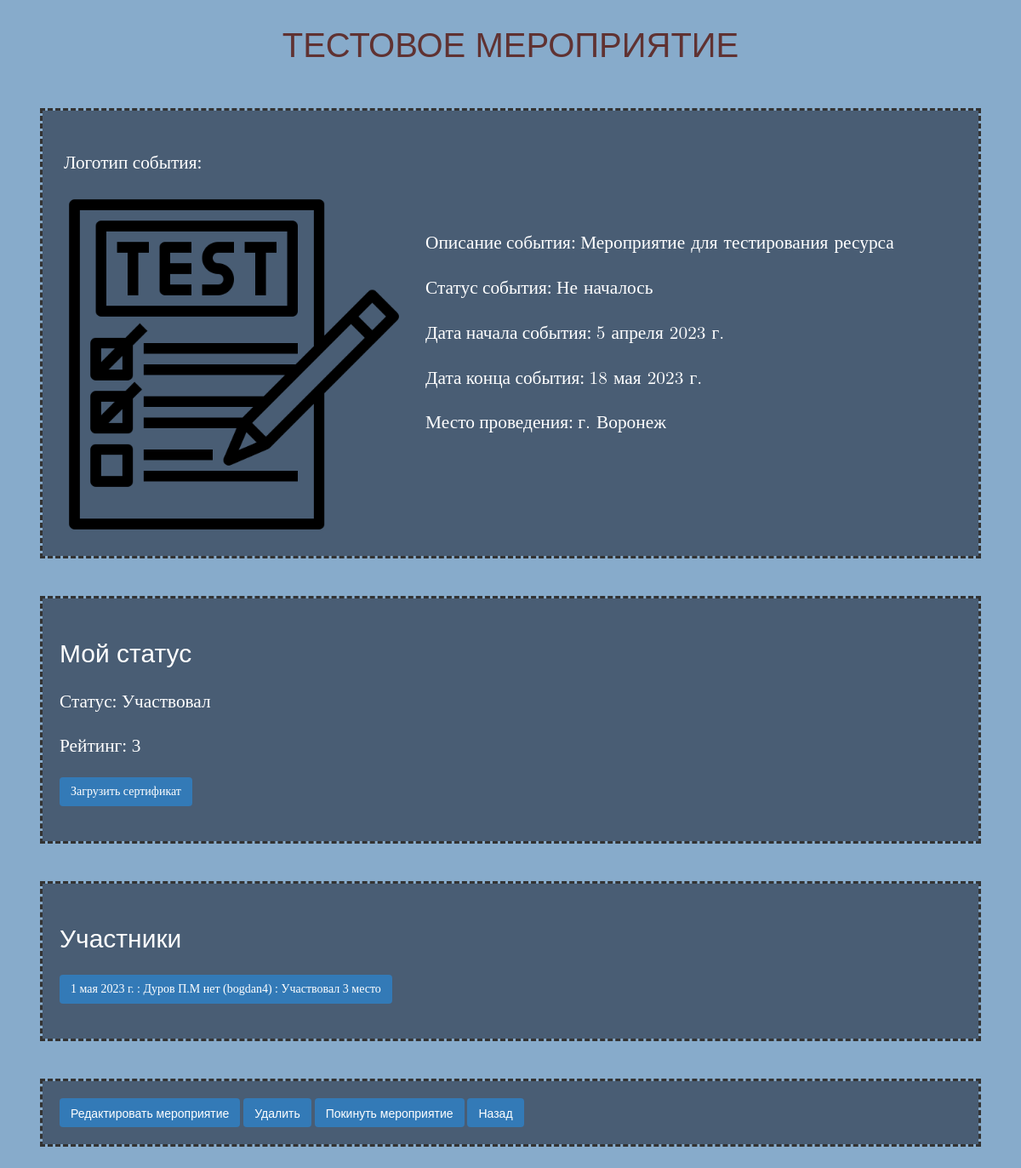
The app's page /event/1/ (signed in) with its own data.
### event/models.py (models this page shows, shortened)
class Event(models.Model):
    name = models.CharField(max_length=150, verbose_name='Название', help_text='Название мероприятия')
    description = models.TextField(null=True, blank=True, verbose_name='Описание', help_text='Описание мероприятия')
    logo = models.ImageField(null=True, blank=True, max_length=50, verbose_name='Логотип', help_text='Логотип мероприятия', upload_to='images/')
    status = models.ForeignKey(Status, on_delete=models.CASCADE, default=1, verbose_name='Статус', help_text='Статус мероприятия')
    data_start = models.DateField(verbose_name='Дата начала', help_text='Дата начала мероприятия')
    data_end = models.DateField(verbose_name='Дата конца', help_text='Дата конца мероприятия')
    city = models.CharField(max_length=80, verbose_name='Город', help_text='Город проведения мероприятия')
    user = models.ForeignKey(User, on_delete=models.CASCADE, blank=True, verbose_name='Создатель', help_text='Логин создателя')
    class Meta:
        verbose_name_plural = 'События'
        verbose_name = 'Событие'
        ordering = ['-status', '-data_start', '-data_end']

class Status(models.Model):
    name = models.CharField(max_length=50, verbose_name='Роль', help_text='Роль человека на мероприятии')
    def __str__(self):
        return self.name
    class Meta:
        verbose_name_plural = 'Статусы'
        verbose_name = 'Статус'

class UsersEvents(models.Model):
    event = models.ForeignKey(Event, on_delete=models.CASCADE, verbose_name='Событие в котором учавствует пользователь')
    users = models.ForeignKey(Users, on_delete=models.CASCADE, verbose_name='Пользователь', help_text='Логин пользователя')
    status = models.ForeignKey(UserStatus, on_delete=models.CASCADE, default=1, null=True, verbose_name='Статус участника')
    date_reg = models.DateField(default=timezone.now, verbose_name='Дата регистрации', help_text='Дата регистрации на меропрятии')
    link_certificate = models.FileField(null=True, blank=True, verbose_name='Сертификат', help_text='Сертификат участника мероприятия', upload_to='files/')
    rating = models.IntegerField(null=True, blank=True, verbose_name='Занимеемое место', help_text='Занимеемое место на мероприятии')
    class Meta:
        verbose_name_plural = 'События и участники'
        verbose_name = 'Событие и участник'
        ordering = ['-status', '-date_reg', '-rating']

class UserStatus(models.Model):
    name = models.CharField(max_length=50, verbose_name='Роль', help_text='Статус на мероприятии')
    def __str__(self):
        return self.name
    class Meta:
        verbose_name_plural = 'Статусы'
        verbose_name = 'Статус'

class Users(models.Model):
    MAN = 'M'
    WOMAN = 'W'
    AMERICAN = 'N'
    SEX = [
        (MAN, 'Мужской'),
        (WOMAN, 'Женский'),
        (AMERICAN, 'Средний'),
    ]
    user = models.OneToOneField(User, on_delete=models.CASCADE, verbose_name='Пользователь', help_text='Логин пользователя')
    second_name = models.CharField(null=True, blank=True, max_length=50, verbose_name='Отчество', help_text='Отчество пользователя')
    age = models.IntegerField(null=True, verbose_name='Возраст', help_text='Полных лет пользователя')
    city = models.CharField(max_length=50, verbose_name='Город', help_text='Город, в котором живет пользователь')
    sex = models.CharField(max_length=1, verbose_name='Пол', choices=SEX, default=MAN, help_text='Пол пользователя')
    class Meta:
        verbose_name_plural = 'Пользователи'
        verbose_name = 'Пользователь'
        ordering = ['-id']

### event/views.py (the view)
# urls.py: path('event/<int:event_id>/', by_event, name='by_event'),
@login_required
def by_event(request, event_id):
    events = Event.objects.all()
    current_event = Event.objects.get(pk=event_id)
    try:
        user_events = UsersEvents.objects.filter(event_id=event_id)
    except UsersEvents.DoesNotExist:
        user_events = None
    try:
        user_id = Users.objects.get(user_id=request.user.id)
        ues = UsersEvents.objects.filter(users_id=user_id)
        ue1 = UsersEvents.objects.get(users_id=user_id, event_id=event_id)
        ues1 = []
        for ue in ues:
            ues1 += Event.objects.filter(pk=ue.event_id)
    except UsersEvents.DoesNotExist:
        ues1 = []
        ue1 = []
    except Users.DoesNotExist:
        ues1 = []
        ue1 = []
    context = {'events': events, 'event': current_event, 'user_events': user_events, 'ues': ues1, 'ue': ue1}
    return render(request, 'event/event.html', context)

### event/templates/event/event.html (shortened to what this page needs)
{% load static %}
<html>
<head>
    <link rel="stylesheet" type="text/css" href="{% static 'event/style.css' %}">
</head>
<body>
    <h1> {{ event.name }}</h1>
    <div class="event2">
        <div class="event">
        <p> Логотип события:
        {% if event.logo != '' %}
        </p><img src="{{ event.logo.url }}" alt="img_error" style="max-height:400px">
        {% else %}
        Отсутствует </p>
        {% endif %}
        </div>
        <div class="event" style="padding-left: 20px">
        <p> Описание события:
        {% if event.description != '' %}
            <span>{{ event.description }}</span></p>
        {% else %}
        <span>Отсутствует</span></p>
        {% endif %}
        <p> Статус события: <span>{{ event.status }}</span></p>
        <p> Дата начала события: <span>{{ event.data_start }}</span></p>
        <p> Дата конца события: <span>{{ event.data_end }}</span></p>
        <p> Место проведения: <span>{{ event.city }}</span></p>
        </div>
    </div>
    {% if event in ues %}
    <div>
        <h2>Мой статус</h2>
        <p>Статус: {{ ue.status }}</p>
        <p>Рейтинг: {{ ue.rating }}</p>
        {% if ue.link_certificate %}
        <p><a href="{{ ue.link_certificate.url }}">Загрузить сертификат</a></p>
        {% endif %}
    </div>
    {% endif %}
    {% if user_events %}
    <div>
        <h2>Участники</h2>
        {% for uevent in user_events %}
        <p><a href="{% url 'by_account' uevent.users.user_id %}">{% include 'event/userevent.html' %}</a></p>
        {% endfor %}
    </div>
    {% endif %}
    <div>
        {% if request.user.id == event.user_id or request.user.is_superuser %}
        <a href="{% url 'updateevent' event.pk %} ">Редактировать мероприятие</a>
        <a href="{% url 'deleteevent' event.pk %} " onclick="clicked(event)">Удалить</a>
        {% endif %}
        {% if not event.status_id == 3 %}
        {% if event in ues %}
        <a href="{% url 'deleteuserevent' event.pk request.user.id %} ">Покинуть мероприятие</a>
        {% else %}
        <a href="{% url 'signevent' event.pk %} ">Учавствовать</a>
        {% endif %}
        {% endif %}
        <a href="{% url 'index' %} ">Назад</a>
    </div>
</body>
</html>

### event/templates/event/userevent.html
{% block content %}
    {{ uevent.date_reg }} : {{ uevent.users.user.first_name }} {{ uevent.users.user.last_name }} {{ uevent.users.second_name }} ({{ uevent.users.user.username }}) : {{ uevent.status }}
        {% if uevent.rating %}
            {{ uevent.rating }} место
        {% endif %}
{% endblock content %}

### event/static/event/style.css (style rules this page uses)
p { font-size: 16pt; font-family: verdana; color: white; }
h1 { font-size: 20 Opt; text-transform: uppercase; text-align: center; color: white; }
body, h1, h2, h3, h4, h5, h6 { font-family: 'Open Sans', sans-serif; }
span { font-family: math; }
div { outline: dashed; margin: 50px; padding: 20px; background-color: #495d74 }
.event { outline: none; padding: 5px; margin: 0; }
.event2 { display: flex; align-items: center; }
html { font-family: sans-serif; -webkit-text-size-adjust: 100%; -ms-text-size-adjust: 100% }
body { margin: 0; background-color: #87abcb; }
h1 { font-size: 40px; line-height: 1.45; }
img { border: 0 }
html { font-size: 10px; -webkit-tap-highlight-color: transparent }
body { font-family: "Helvetica Neue",Helvetica,Arial,sans-serif; font-size: 14px; line-height: 1.42857143; color: #333; background-color: #87abcb; }
a { color: white; text-decoration: none }
img { vertical-align: middle }
.h1,.h2,.h3,.h4,.h5,.h6,h1,h2,h3,h4,h5,h6 { font-family: inherit; font-weight: 500; line-height: 1.5; color: white; }
.h1,.h2,.h3,h1,h2,h3 { margin-top: 20px; margin-bottom: 10px }
.h2,h2 { font-size: 30px }
button, a { display: inline-block; padding: 6px 12px; margin-bottom: 0; font-size: 14px; font-weight: 400; line-height: 1.42857143; color: #fff; background-color: #337ab7; border-color: #2e6da4; text-align: center; white-space: nowrap; vertical-align: middle; -ms-touch-action: manipulation; touch-action: manipulation; cursor: pointer; -webkit-user-select: none; -moz-user-select: none; -ms-user-select: none; user-select: none; background-image: none; border: 1px solid transparent; border-radius: 4px; }
h1 { color: #603232; }

### records on screen
Event: name "ТЕСТОВОЕ МЕРОПРИЯТИЕ", logo (picture), description "Мероприятие для тестирования ресурса", status "Не началось", data_start "5 апреля 2023 г.", data_end "18 мая 2023 г.", city "г. Воронеж"
UsersEvents: status "Участвовал", rating "3", date_reg "1 мая 2023 г.", users.user.first_name "Дуров", users.user.last_name "П.М", users.second_name "нет", users.user.username "bogdan4"
